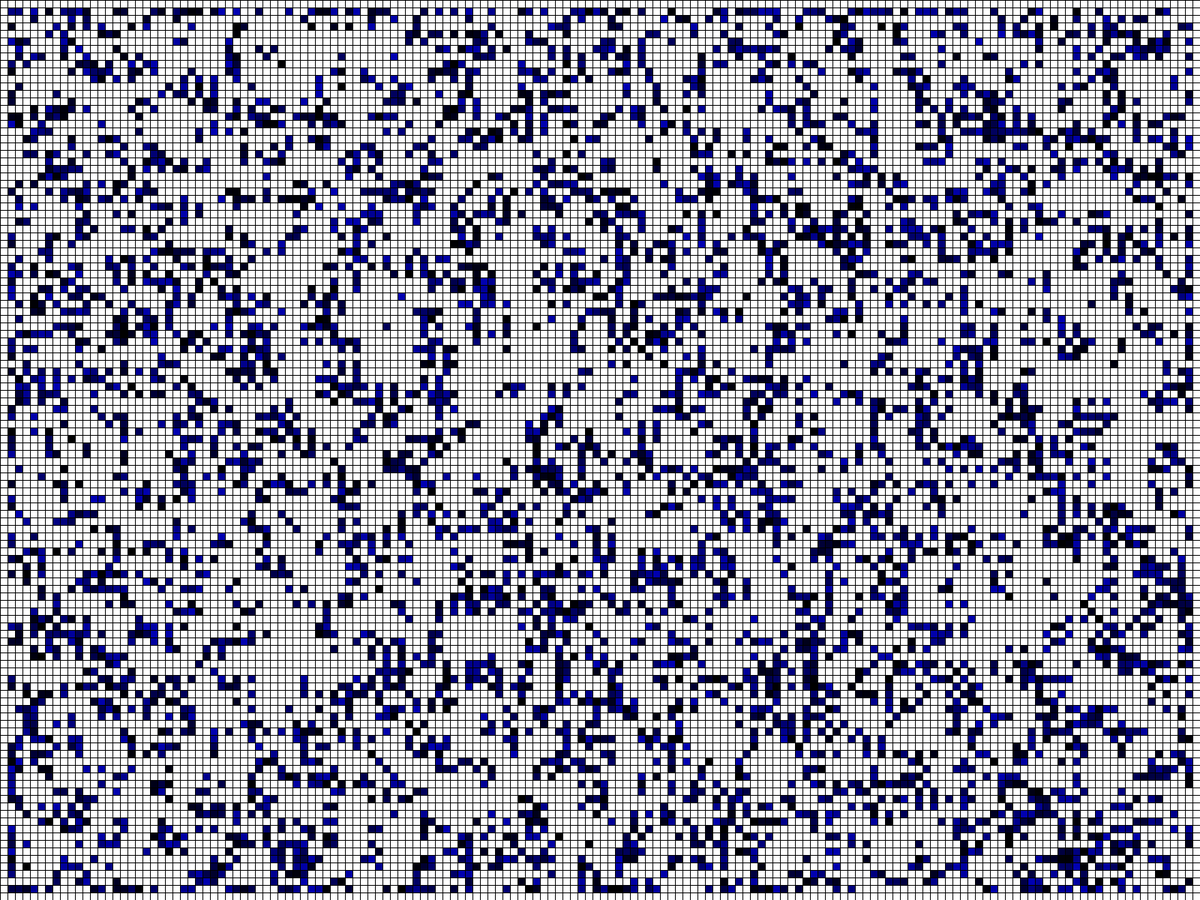
Frame 1 (no input)
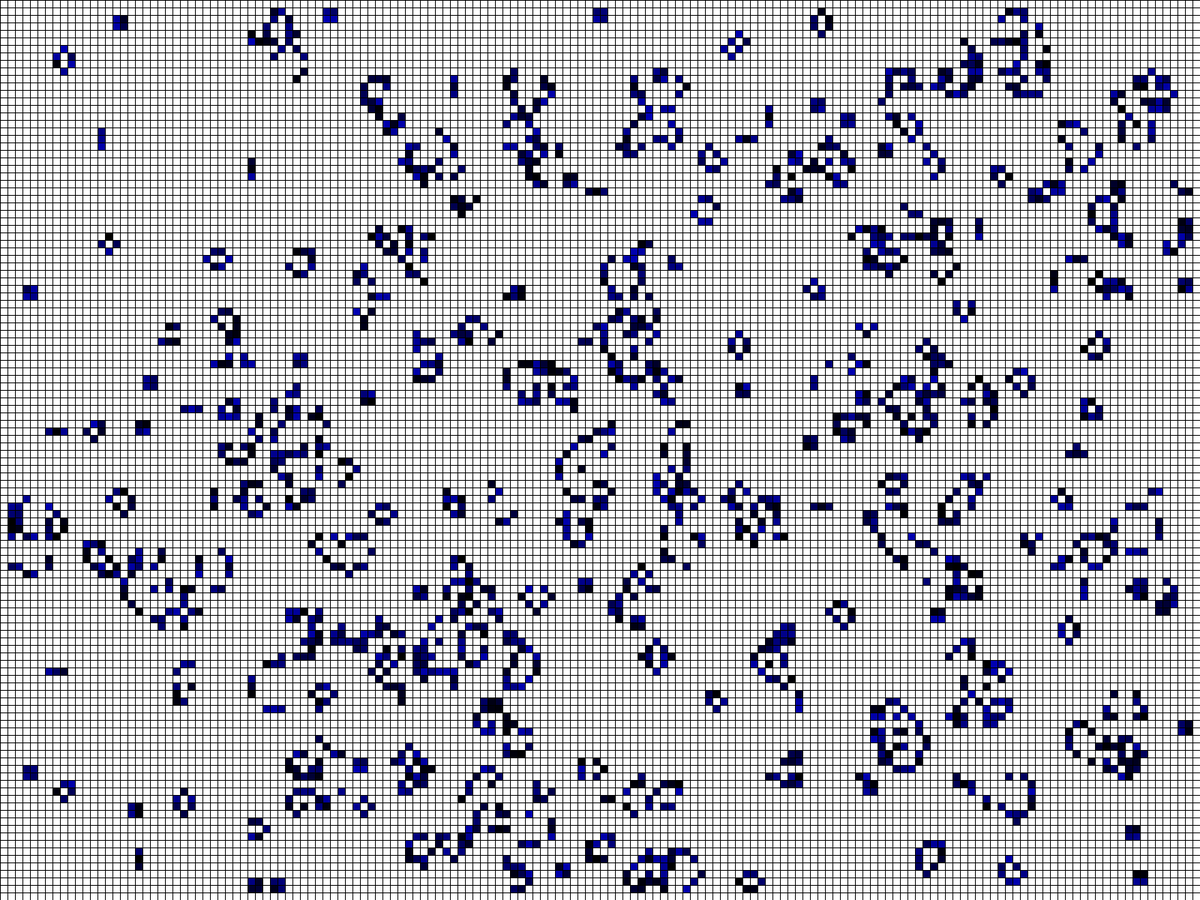
Frame 60 (the mouse pressed at the canvas centre just before this capture)
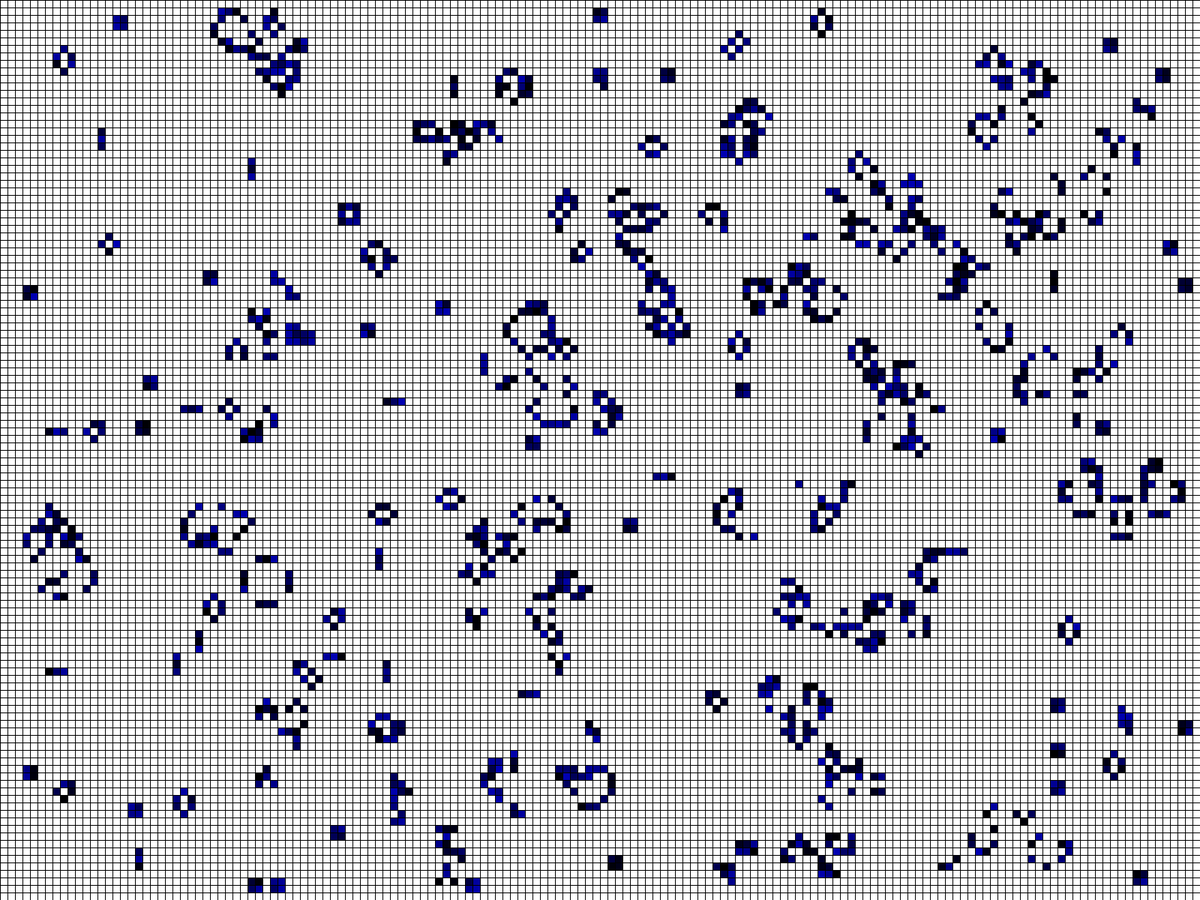
Frame 120 (the mouse held since frame 60 and released just before this capture)

The Processing sketch that drew these frames (run headless with seeded random() and noise(); from frame 60 on, the mouse is pressed at the canvas centre):

// Processing sketch: game_of_death
// ── game_of_death.pde
gameofdeath cells;

void setup() 
{
  fullScreen();
  frameRate(6);
  cells = new gameofdeath(); //<>//
}

void draw()
{
  background(0);
  cells.generate();
  cells.SHOWYOURSELVES();
}
// ── cells.pde
class gameofdeath 
{
  int w = 10;
  int columns, rows;
  int[][] grid;

  gameofdeath() 
  {
    columns = width/w;
    rows = height/w;
    grid = new int[columns][rows];
    activate();
  }

  void activate() //<>//
  {
    for (int i =1; i < columns-1; i++) 
    {
      for (int o =1; o < rows-1; o++)
      {
        grid[i][o] = int(random(2));
      }
    }
  }


  void generate() 
  {

    int[][] next = new int[columns][rows];

    for (int x = 1; x < columns-1; x++) 
    {
      for (int y = 1; y < rows-1; y++) 
      {

        int neighbors = 0;

        for (int i = -1; i <= 1; i++) 
        {
          for (int o = -1; o <= 1; o++) 
          {
            neighbors += grid[x+i][y+o];
          }
        }

        neighbors -= grid[x][y];

        if ((grid[x][y] == 1) && (neighbors <  2)) next[x][y] = 0; 
        else if ((grid[x][y] == 1) && (neighbors >  3)) next[x][y] = 0; 
        else if ((grid[x][y] == 0) && (neighbors == 3)) next[x][y] = 1;
        else next[x][y] = grid[x][y];
      }
    }

    grid = next;
  }

  void SHOWYOURSELVES() 
  {
    for ( int i = 0; i < columns; i++) 
    {
      for ( int o = 0; o < rows; o++) 
      {
        if ((grid[i][o] == 1)) fill(random(1), random(1), random(180));
        else fill(255); 
        rect(i*w, o*w, w, w);
      }
    }
  }
}

/*if (board[x-1][y-1] ==1) neighbors++;
if (board[x][y-1] ==1) neighbors++;
if (board[x+1][y-1] ==1) neighbors++;

if (board[x-1][y] ==1) neighbors++;
if (board[x+1][y] ==1) neighbors++;

if (board[x-1][y+1] ==1) neighbors++;
if (board[x][y+1] ==1) neighbors++;
if (board[x+1][y+1] ==1) neighbors++; */
